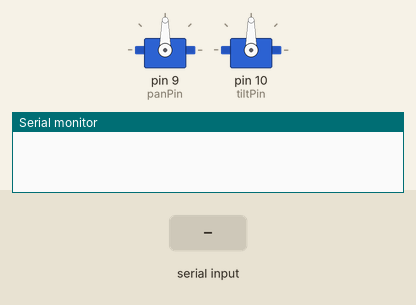
Recording of a sketch running on a simulated Arduino Uno, built with avr-gcc and run on an emulated ATmega328P. On the bench: 2 × servo, the last lines printed to the serial monitor. The test bench sets the inputs (shaded band).

Above: at 1.2 s.
1.3 s: "p,45\n" received over Serial
At 1.9 s:
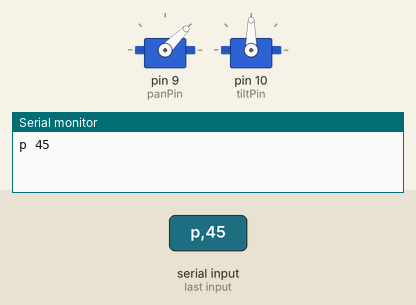
2.8 s: "t,45\n" received over Serial
At 4.0 s:
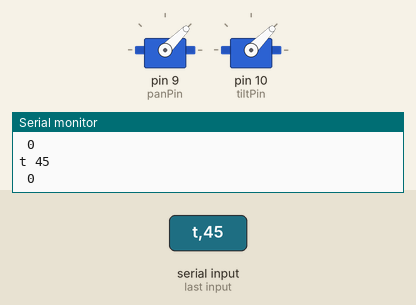
4.3 s: "p90\n" received over Serial
At 5.4 s:
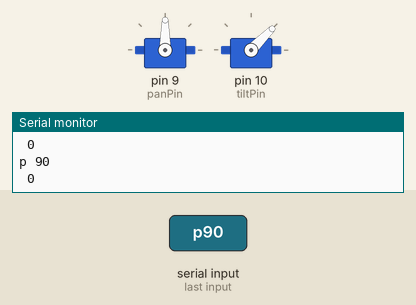
5.8 s: "p" received over Serial
At 7.1 s:
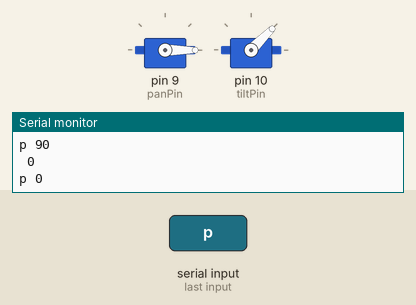
8.2 s: "t90\n" received over Serial
At 9.4 s:
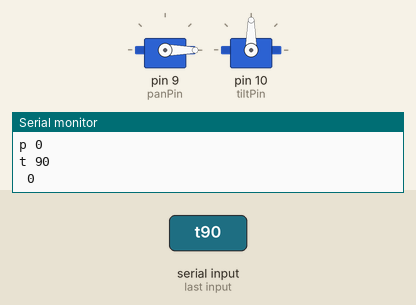
9.7 s: "t" received over Serial
At 11.3 s:
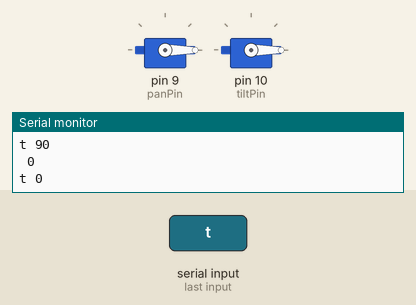
Timing chart, 0 to 12.8 s (numbered marks = the images above; inputs shaded):
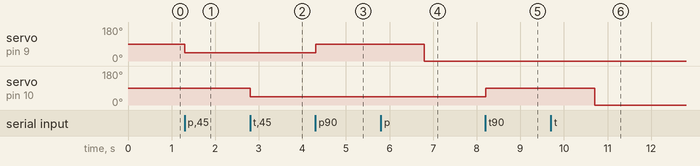

Measured:
- after the input at 1.3 s, servo on pin 9 (panPin): 90° → 45° at once
- after the input at 2.8 s, servo on pin 10 (tiltPin): 90° → 45° at once
- after the input at 4.3 s, servo on pin 9 (panPin): 45° → 90° at once
- after the input at 5.8 s, servo on pin 9 (panPin): 90° → 0° after 1.0 s
- after the input at 8.2 s, servo on pin 10 (tiltPin): 45° → 90° at once
- after the input at 9.7 s, servo on pin 10 (tiltPin): 90° → 0° after 1.0 s

The sketch:

servo-4.ino
```cpp
#include <Servo.h>
Servo pan;
Servo tilt;
const int panPin = 9;
const int tiltPin = 10;

void setup() {
    Serial.begin(9600);
    pan.attach(panPin);
    tilt.attach(tiltPin);
    pan.write(90);
    tilt.write(90);
}

void loop() {
    if (Serial.available()) {
        char cmd = Serial.read();
        int angle = Serial.parseInt();
        angle = constrain(angle, 0, 180);
        if (cmd == 'p') pan.write(angle);
        if (cmd == 't') tilt.write(angle);
        Serial.println(String(cmd) + " " + angle);
    }
}
```
